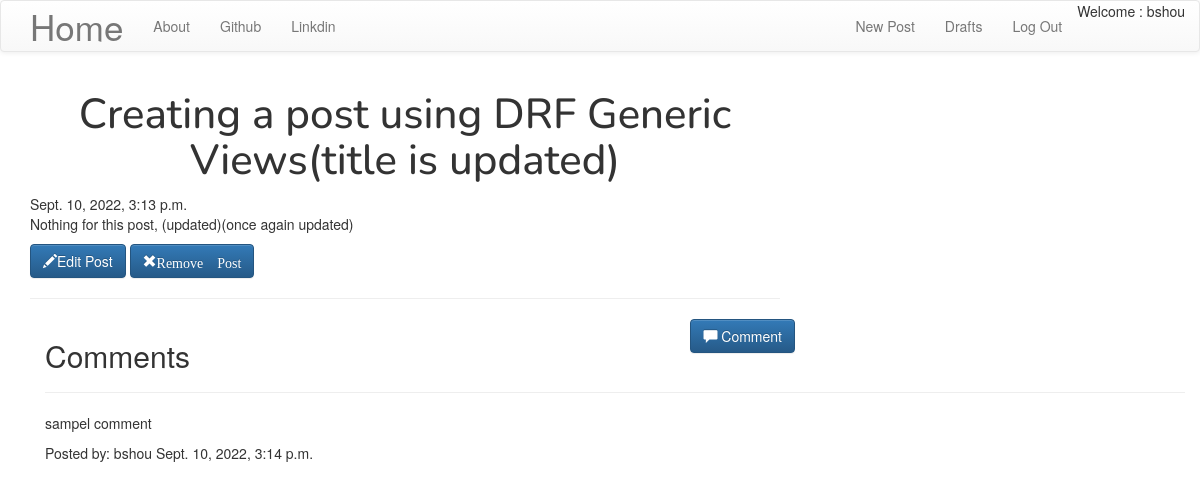
The page /blog/posts/1/ (signed in) on the database its author committed.
### blog/models.py (models this page shows, shortened)
class Post(models.Model):
    author = models.ForeignKey('auth.User',on_delete=models.CASCADE)
    title = models.CharField(max_length=260)
    text = models.TextField()
    created_date = models.DateTimeField(default=timezone.localtime)
    published_date = models.DateTimeField(blank=True,null=True)
    slug = models.SlugField(max_length = 200,null = True,blank = True)

class Comment(models.Model):
    post = models.ForeignKey('blog.Post',related_name='comments',on_delete=models.CASCADE)
    author = models.CharField(max_length=200)
    title = models.CharField(max_length=50)
    text = models.TextField()
    approved_comment = models.BooleanField(default=False)
    created_date = models.DateTimeField(default=timezone.localtime)  ####################

### blog/views.py (the view)
# urls.py: re_path(r'^posts/(?P<pk>\d+)/$',PostDetailView.as_view(),name='post_detail'),
class PostDetailView(DetailView):
    model = Post

### blog/templates/blog/post_detail.html (shortened to what this page needs)
{% extends "base.html" %}
{% block content %}
<h1 class="posttitle loader"> {{ post.title }} </h1>
{% if post.published_date %}
  <div class="date postdate">
    {{ post.published_date }}
  </div>
{% else %}
  <a class="btn btn-primary" href="{% url 'publish_post' pk=post.pk %}"> Publish </a>
{% endif %}
<p id ="postcontent loader"> {{ post.text|safe|linebreaksbr }} </p>
{% if user.is_authenticated %}
<a class="btn btn-primary" href="{% url "edit_post" pk=post.pk %}"> <span class="glyphicon glyphicon-pencil"></span>Edit Post </a>
<a class="btn btn-primary" href="{% url "delete_post" pk=post.pk %}"><span class="glyphicon glyphicon-remove">Remove Post</span></a>
{% endif%}
<hr>
<a class="btn btn-primary btn-comment" href="{% url "comment" pk=post.pk %}"> <span class="glyphicon glyphicon-comment"></span> Comment </a>
<div class="container">
  {% if not empty %}
  <h2>Comments </h2>
  {% endif %}
  {% for comment in post.comments.all %}
  {% if user.is_authenticated or comment.approved_comment %}
      {% if comment.approved_comment %}
      <hr>
      {% endif %}
      <p> {{ comment.text|safe|linebreaks }} </p>
      <p> Posted by: {{comment.author}}
      {{ comment.created_date }}
  {% endif %}
  {% empty %}
  <p> No comments!</p>
  {% endfor %}
</div>
{% endblock %}

### blog/templates/blog/base.html (shortened to what this page needs)
<!DOCTYPE html>
{% load static %}
<html lang="en" dir="ltr">
  <head>
<link rel="stylesheet" href="https://maxcdn.bootstrapcdn.com/bootstrap/3.3.7/css/bootstrap.min.css">
<link rel="stylesheet" href="https://maxcdn.bootstrapcdn.com/bootstrap/3.3.7/css/bootstrap-theme.min.css">
    <link rel="stylesheet" href="//cdn.jsdelivr.net/npm/medium-editor@latest/dist/css/medium-editor.min.css" type="text/css" media="screen" charset="utf-8">
    <link rel="stylesheet" href="{% static 'css/blog.css' %}">
    <link rel="stylesheet" href="{% static 'css/alert.css' %}">
  </head>
  <body>
    <nav class="navbar navbar-default navbar-custom" >
      <div class="container">
        <ul class="nav navbar-nav">
          <li> <a class = "navbar-brand bigbrand" href="{% url "posts_list"%}">Home</a></li>
          <li> <a class="navbar-link" href="{% url "about" %}" style ="pointer-events:none">About </a></li>
          <li> <a class="navbar-link disabled" href="https://github.com/ZenghXmistU">Github </a></li>
          <li> <a class="navbar-link" href="https://www.linkedin.com/in/atul-kumar-4026b7220/" > Linkdin </a></li>
        </ul>
      <ul class="nav navbar-nav navbar-right">
        {% if user.is_authenticated %}
        <li><a href="{% url 'new_post' %}">New Post </a></li>
        <li><a href="{% url 'drafts_list' %}">Drafts </a></li>
        <li><a href="{% url 'logout' %}">Log Out</a></li>
        <li> Welcome : {{ user.username }}</li>
        {% else %}
        <li><a class = "nav navbar-right" href="{% url 'login' %}"><span class="glyphicon glyphicon-user"></span>Log in</a></li>
        {% endif %}
      </ul>
     </div>
    </nav>
    <div class="content container">
      <div class="row">
        <div class="col-md-8">
          <div class="blog_posts">
            {% block content %}
            {% endblock %}
          </div>
        </div>
      </div>
    </div>
 </body>
</html>

### blog/static/css/blog.css (style rules this page uses)
.bigbrand { font-size: 2.5em; }
.postdate { text-align: left; }
.posttitle { font-family: 'Nunito', sans-serif; font-size: 3em; text-align:center; }
.btn-comment { position:absolute; right:0px; }
.loader { filter:hue-rotate(0deg); color:linear-gradient(45deg,#0f8,#08f); animation:hue 10000ms infinite linear; }

### blog/static/css/alert.css (style rules this page uses)
* { margin: 0; padding: 0; box-sizing: border-box; }

### rows shown on the page
Post: title "Creating a post using DRF Generic Views(title is updated)", published_date "Sept. 10, 2022, 3:13 p.m.", text "Nothing for this post, (updated)(once again updated)"
Comment: approved_comment True (drawn), text "sampel comment", author "bshou", created_date "Sept. 10, 2022, 3:14 p.m."

### other values the page prints
{{ user.username }} "bshou"
